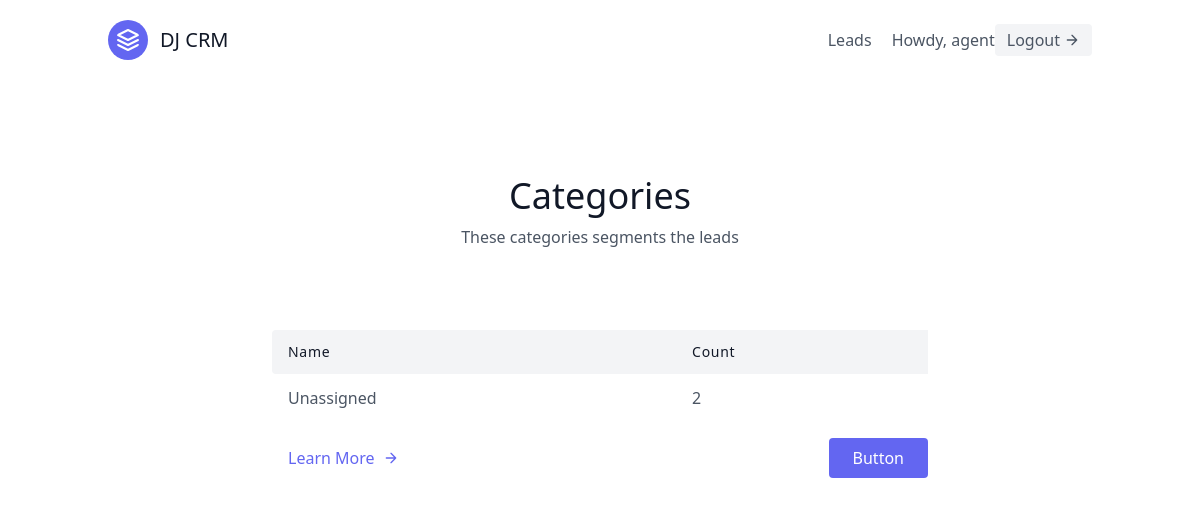
Before: /leads/categories/ (signed in) with the older database file.
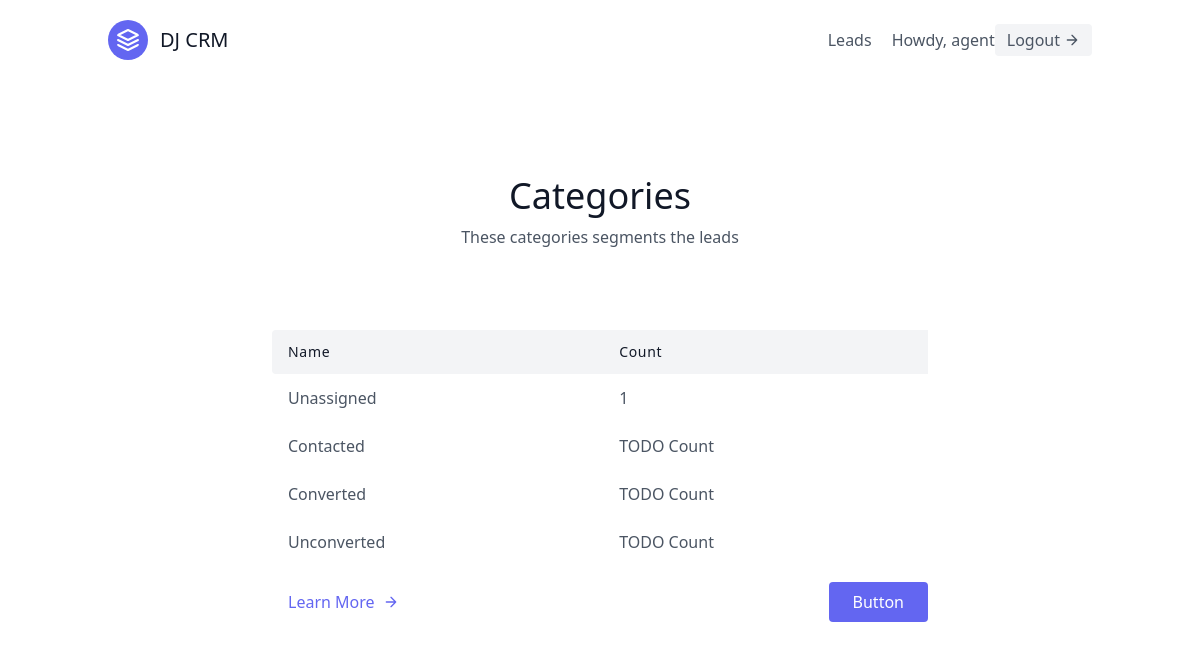
After: the same page with the newer database file.
### leads/models.py (models this page shows, shortened)
class User(AbstractUser):
    is_organizor = models.BooleanField(default=True)
    is_agent = models.BooleanField(default=False)

class Category(models.Model):
    name = models.CharField(max_length=50)
    organization = models.ForeignKey(UserProfile, on_delete=models.CASCADE)
    class Meta:
        verbose_name_plural = ("Categories")

### leads/views.py (the view)
# urls.py: path('categories/', CategoryListView.as_view(), name='category-list'),
class CategoryListView(LoginRequiredMixin, generic.ListView):
    template_name = "leads/category_list.html"
    context_object_name = "category_list"
    def get_context_data(self, **kwargs):
        context = super(CategoryListView, self).get_context_data(**kwargs)
        user = self.request.user
        if user.is_organizor:
            queryset = Lead.objects.filter(
                organization=user.userprofile
            )
        else:
            queryset = Lead.objects.filter(
                organization=user.agent.organization
                )
        context.update({
            "unassigned_lead_count": queryset.filter(category__isnull=True).count()
        })
        return context
    def get_queryset(self):
        user = self.request.user
        if user.is_organizor:
            queryset = Category.objects.filter(
                organization=user.userprofile
            )
        else:
            queryset = Category.objects.filter(organization=user.agent.organization)
        return queryset

### leads/templates/leads/category_list.html
{% extends 'base.html' %}
{% block content %}
<section class="text-gray-600 body-font">
    <div class="container px-5 py-24 mx-auto">
      <div class="flex flex-col text-center w-full mb-20">
        <h1 class="sm:text-4xl text-3xl font-medium title-font mb-2 text-gray-900">Categories</h1>
          <p class="lg:w-2/3 mx-auto leading-relaxed text-base">
              These categories segments the leads
          </p>
      </div>
      <div class="lg:w-2/3 w-full mx-auto overflow-auto">
        <table class="table-auto w-full text-left whitespace-no-wrap">
          <thead>
            <tr>
                <th class="px-4 py-3 title-font tracking-wider font-medium text-gray-900 text-sm bg-gray-100 rounded-tl rounded-bl">
                  Name
                </th>
                <th class="px-4 py-3 title-font tracking-wider font-medium text-gray-900 text-sm bg-gray-100">
                    Count
                </th>
            </tr>
          </thead>
          <tbody>
            <tr>
                <td class="px-4 py-3"> Unassigned </td>
                <td class="px-4 py-3"> {{ unassigned_lead_count }}</td>
              </tr>
              {% for category in category_list  %}
            <tr>
                <td class="px-4 py-3">
                    <a href="{% url 'leads:category-detail' category.pk %}">
                        {{ category.name }}
                    </a>
                </td>
                <td class="px-4 py-3"> TODO Count </td>
            </tr>
              {% endfor %}
          </tbody>
        </table>
      </div>
      <div class="flex pl-4 mt-4 lg:w-2/3 w-full mx-auto">
        <a class="text-indigo-500 inline-flex items-center md:mb-2 lg:mb-0">Learn More
          <svg fill="none" stroke="currentColor" stroke-linecap="round" stroke-linejoin="round" stroke-width="2" class="w-4 h-4 ml-2" viewBox="0 0 24 24">
            <path d="M5 12h14M12 5l7 7-7 7"></path>
          </svg>
        </a>
        <button class="flex ml-auto text-white bg-indigo-500 border-0 py-2 px-6 focus:outline-none hover:bg-indigo-600 rounded">Button</button>
      </div>
    </div>
  </section>
{% endblock content %}

### templates/base.html (shortened to what this page needs)
{%  load static %}
<!DOCTYPE html>
<html lang="en">
<head>
    <link href="{% static 'css/styles.css' %}" rel="stylesheet">
    <link href="https://unpkg.com/tailwindcss@^2/dist/tailwind.min.css" rel="stylesheet">
</head>
<body>
    <div class="max-w-7xl mx-auto">
    {% include 'navbar.html' %}
    {% block content %}
    {% endblock content %}
    </div>
</body>
</html>

### templates/navbar.html (shortened to what this page needs)
<header class="text-gray-600 body-font">
    <div class="container mx-auto flex flex-wrap p-5 flex-col md:flex-row items-center">
      <a class="flex title-font font-medium items-center text-gray-900 mb-4 md:mb-0">
        <svg xmlns="http://www.w3.org/2000/svg" fill="none" stroke="currentColor" stroke-linecap="round" stroke-linejoin="round" stroke-width="2" class="w-10 h-10 text-white p-2 bg-indigo-500 rounded-full" viewBox="0 0 24 24">
          <path d="M12 2L2 7l10 5 10-5-10-5zM2 17l10 5 10-5M2 12l10 5 10-5"></path>
        </svg>
        <span class="ml-3 text-xl">DJ CRM</span>
      </a>
      <nav class="md:ml-auto flex flex-wrap items-center text-base justify-center">
        {% if not request.user.is_authenticated %}
          <a href="{% url 'signup' %}" class="mr-5 hover:text-gray-900">Sign Up</a>
        {% else %}
          <a href="{% url 'leads:lead-list' %}" class="mr-5 hover:text-gray-900">Leads</a>
        {% endif %}
      </nav>
      {% if request.user.is_authenticated %}
        Howdy, {{ request.user.username }}
        <a href="{% url 'logout' %}" class="inline-flex items-center bg-gray-100 border-0 py-1 px-3 focus:outline-none hover:bg-gray-200 rounded text-base mt-4 md:mt-0">
          Logout
        <svg fill="none" stroke="currentColor" stroke-linecap="round" stroke-linejoin="round" stroke-width="2" class="w-4 h-4 ml-1" viewBox="0 0 24 24">
          <path d="M5 12h14M12 5l7 7-7 7"></path>
        </svg>
      </a>
      {% endif %}
    </div>
  </header>

Changed rows visible on the page:
added Category: name "Contacted"
added Category: name "Converted"
added Category: name "Unconverted"
Other visible differences:
{{ unassigned_lead_count }}: "2" → "1"
